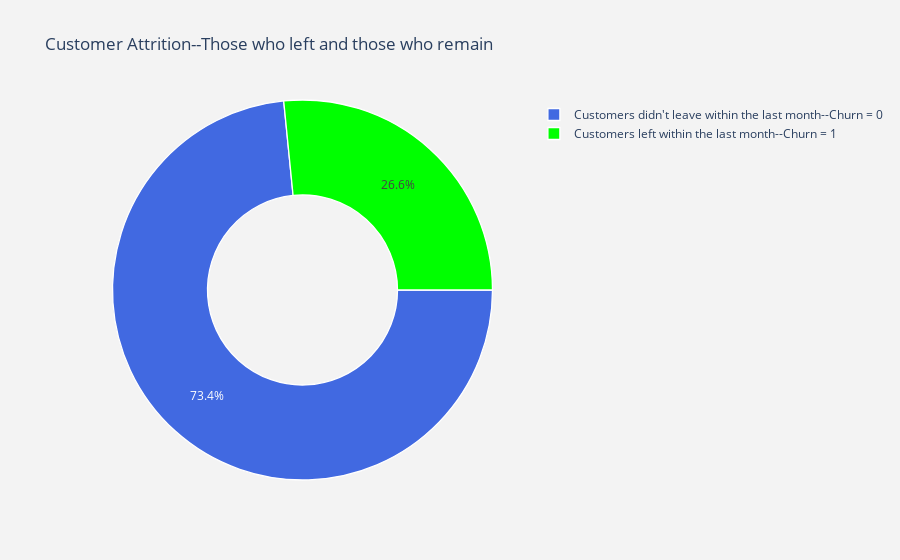

The notebook cell this image was saved under:
### Markdown cell above
### 4.3 Customer Attrition Plot<a id='customerattrition'></a>

### Code cell
#labels
lab = ["Customers didn't leave within the last month--Churn = 0", "Customers left within the last month--Churn = 1"]

#values
val = telcom["Churn"].value_counts().values.tolist()

#print the pie plot
trace = go.Pie(labels = lab, 
               values = val, 
               marker = dict(colors = ['royalblue', 'lime'], 
                             line = dict(color = "white", width = 1.3)),
               rotation = 90,
               hoverinfo = "label+value+text",
               hole = .5)

layout = go.Layout(dict(title = "Customer Attrition--Those who left and those who remain", 
                        plot_bgcolor = "rgb(243,243,243)", paper_bgcolor = "rgb(243,243,243)"))

data = [trace]
fig = go.Figure(data = data,layout = layout)
py.iplot(fig)

### Figure 1 — Plotly figure (JSON) as saved in the notebook; plotly's stock layout.template omitted (floating-point values rounded to 4 significant figures)
{"data": [{"hole": 0.5, "hoverinfo": "label+value+text", "labels": ["Customers didn't leave within the last month--Churn = 0", "Customers left within the last month--Churn = 1"], "marker": {"colors": ["royalblue", "lime"], "line": {"color": "white", "width": 1.3}}, "rotation": 90, "type": "pie", "values": [5163, 1869]}], "layout": {"paper_bgcolor": "rgb(243,243,243)", "plot_bgcolor": "rgb(243,243,243)", "title": {"text": "Customer Attrition--Those who left and those who remain"}}}
